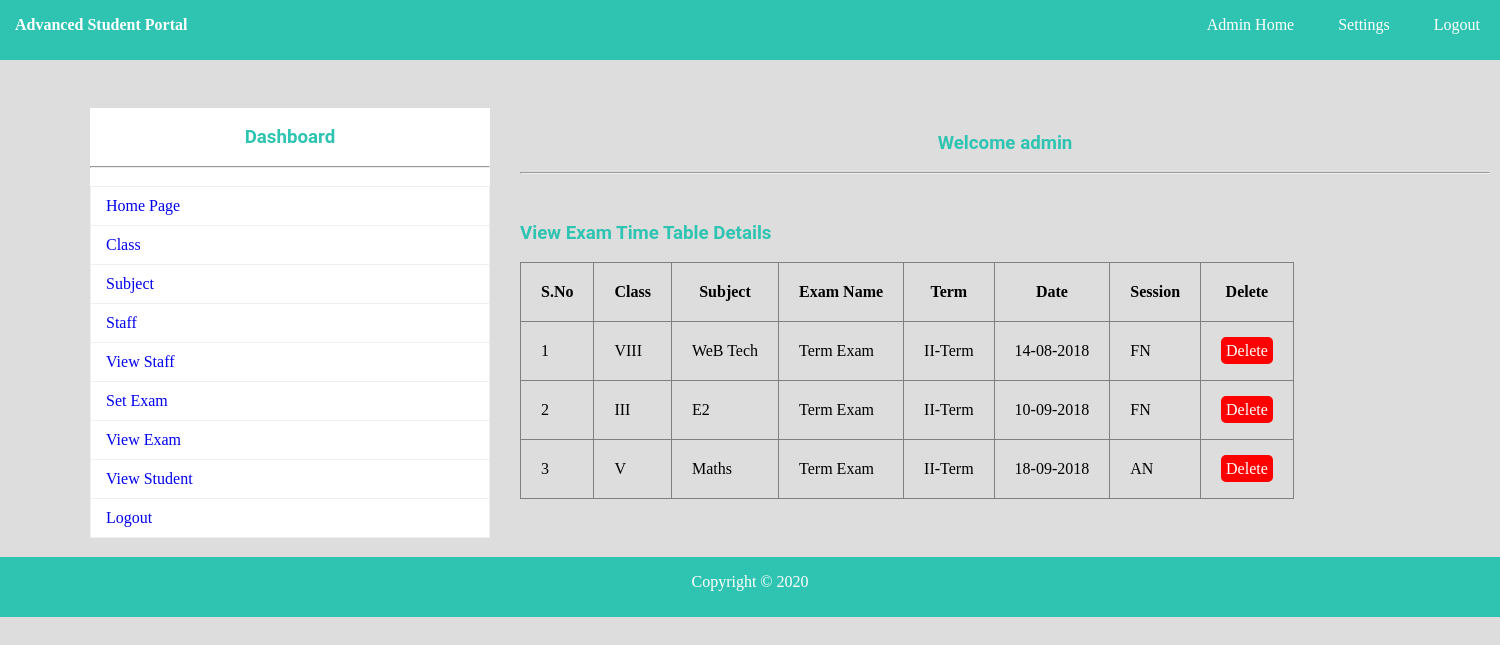
/view_exam.php (signed in), run on the app's committed database.
### tables this page shows
CREATE TABLE `exam` (
  `EID` int(11) NOT NULL,
  `ENAME` varchar(150) NOT NULL,
  `ETYPE` varchar(150) NOT NULL,
  `EDATE` varchar(150) NOT NULL,
  `SESSION` varchar(150) NOT NULL,
  `CLASS` varchar(150) NOT NULL,
  `SUB` varchar(150) NOT NULL
);

### view_exam.php (the view, shortened to what this page needs)
<?php
	include"database.php";
?>
<!DOCTYPE html>
<html>
	<head>
		<link rel="stylesheet" type="text/css" href="css/style.css">
	</head>
	<body>
			<?php include"navbar.php";?><br>
			<div id="section">
					<?php include"sidebar.php";?><br><br><br>
					<h3 class="text">Welcome <?php echo $_SESSION["ANAME"]; ?></h3><br><hr><br>
				<div class="content">
						<h3 >View Exam Time Table Details</h3><br>
						<table border="1px">
							<tr>
								<th>S.No</th>
								<th>Class </th>
								<th>Subject</th>
								<th>Exam Name</th>
								<th>Term</th>
								<th>Date</th>
								<th>Session</th>
								<th>Delete</th>
							</tr>
							<?php
								$s="select * from exam";
								$res=$db->query($s);
								if($res->num_rows>0)
								{
									$i=0;
									while($r=$res->fetch_assoc())
									{
										$i++;
										echo "
											<tr>
												<td>{$i}</td>
												<td>{$r["CLASS"]}</td>
												<td>{$r["SUB"]}</td>
												<td>{$r["ENAME"]}</td>
												<td>{$r["ETYPE"]}</td>
												<td>{$r["EDATE"]}</td>
												<td>{$r["SESSION"]}</td>
												<td><a href='exam_delete.php?id={$r["EID"]}' class='btnr'>Delete</a></td>
											</tr>
										";
									}
								}
								else
								{
									echo "No Record Found";
								}
							?>
						</table>
				</div>
			</div>
				<?php include"footer.php";?>
	</body>
</html>

### navbar.php
<div class="navbar">
			<ul class="list">
				<b style="color:white;float:left;line-height:50px;margin-left:15px;font-family:Cooper Black;">
				Advanced Student Portal</b>
			<?php
				if(isset($_SESSION["AID"]))
				{
					echo'
						<li><a href="admin_home.php">Admin Home</a></li>
				<li><a href="change_pass.php">Settings</a></li>
				<li><a href="logout.php">Logout</a></li>
					';
				}
				elseif(isset($_SESSION["TID"]))
				{
					echo'
						<li><a href="teacher_home.php">Teacher Home</a></li>
				<li><a href="teacher_change_pass.php">Settings</a></li>
				<li><a href="logout.php">Logout</a></li>
					';
				}
				else{
					echo'
					<li><a href="index.php">Admin</a></li>
				<li><a href="teacher_login.php">Teacher</a></li>
				<li><a href="student_login.php">Student</a></li>
				<li><a href="register.php">Register</a></li>';
				}
			?>
			</ul>
		</div>

### sidebar.php (shortened to what this page needs)
<div class="sidebar"><br>
<h3 class="text">Dashboard</h3><br><hr><br>
<ul class="s">
<?php
	if(isset($_SESSION["AID"]))
	{
		echo'
			<li class="li"><a href="admin_home.php">Home Page</a></li>
			<li class="li"><a href="add_class.php"> Class</a></li>
			<li class="li"><a href="add_sub.php"> Subject</a></li>
			<li class="li"><a href="add_staff.php"> Staff</a></li>
			<li class="li"><a href="view_staff.php">View Staff</a></li>
			<li class="li"><a href="set_exam.php">Set Exam</a></li>
			<li class="li"><a href="view_exam.php">View Exam</a></li>
			<li class="li"><a href="student.php"target="_blank"> View Student</a></li>
			<li class="li"><a href="logout.php">Logout</a></li>
		';
	}
?>
</ul>
</div>

### footer.php (shortened to what this page needs)
<div class="footer" style="margin-top:20px;">
			<footer><p>Copyright &copy; 2020 </p></footer>
</div>

### css/style.css (style rules this page uses)
* { padding:0px; margin:0px; }
html { background:#dddddd; }
a { text-decoration:none; }
.navbar { background:#2fc4b2; height:60px; width:100%; }
.list { list-style:none; text-align:right; }
.list li { display:inline; }
.list li a { text-decoration:none; color:white; line-height:50px; padding:20px; }
h1,h2,h3,h4,h5,h6,label { font-family:roboto; color:#2fc4b2; }
.btnr { border-radius:5px; padding:5px; background:#ff0000; color:white; }
footer { text-align:center; color:white; line-height:50px; }
.s { list-style:none; }
.li { position: relative; display: block; padding: 10px 15px; margin-bottom: -1px; background-color: #ffffff; border: 1px solid #ecf0f1; }
.text { text-align:center; }
.footer { background:#2fc4b2; height:60px; width:100%; float:left; }
#section { height:auto; width:1400px; margin-left:90px; font-family:cambria; }
.sidebar { width:400px; height:auto; margin-top:30px; margin-right:30px; float:left; background:white; }
.content { margin-top:30px; height:auto; width:950px; float:left; }
tr,td,th { padding:20px; }
table { border-collapse:collapse; }

### data on the page
exam: CLASS "VIII", SUB "WeB Tech", ENAME "Term Exam", ETYPE "II-Term", EDATE "14-08-2018", SESSION "FN"
exam: CLASS "III", SUB "E2", ENAME "Term Exam", ETYPE "II-Term", EDATE "10-09-2018", SESSION "FN"
exam: CLASS "V", SUB "Maths", ENAME "Term Exam", ETYPE "II-Term", EDATE "18-09-2018", SESSION "AN"

### other printed values
$_SESSION["ANAME"] "admin"
